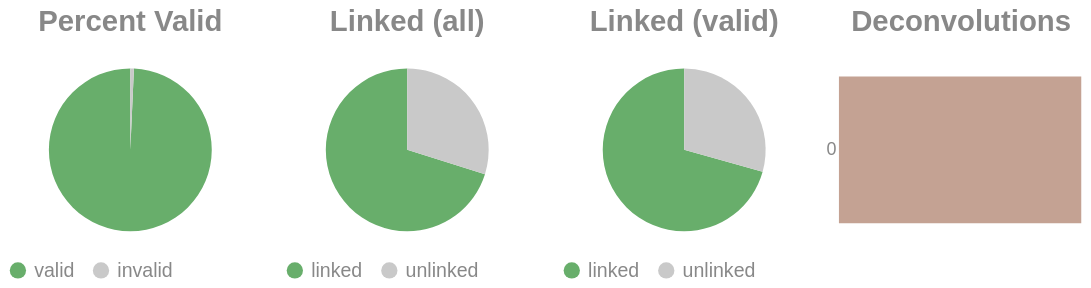

The notebook cell this image was saved under:
### Code cell
if SKIPLR:
    pass
else:
    clash = Counter()
    for i in valids['molecule'].to_list():
        _mol = i.split("-")
        if len(_mol) == 1:
            clash.update('0')
        else:
            clash.update(_mol[-1])

    _d = {"deconvolutions": [], 'count': []}
    for k,v in clash.items():
        _d['deconvolutions'].append(k)
        _d['count'].append(v)

    tot_valid = valids['reads'].sum()
    mask = valids['reads'] >= 2
    n_linked_reads = valids.filter(mask)['reads'].sum()
    if n_linked_reads == 0:
        print_html("No linked molecules (>=2 reads) were detected; skipping linked-only distributions.")
        SKIPLR = True
    else:
        perc_valid = round(tot_valid / n_reads, 4)
        linked_perc_abs = round(n_linked_reads / n_reads, 4)
        linked_perc = round(n_linked_reads / tot_valid, 4)

    _valid = pl.DataFrame({"valids": ['valid', 'invalid'], "count": [tot_valid, n_reads - tot_valid]})
    _linked_abs = pl.DataFrame({"linked (absolute)": ['linked', 'unlinked'], "count": [n_linked_reads, n_reads - n_linked_reads]})
    _linked_rel = pl.DataFrame({"linked (valids)": ['linked', 'unlinked'], "count": [n_linked_reads, tot_valid - n_linked_reads]})

    (
        alt.hconcat(
            piechart(_valid, goodval = 'valid', title = "Percent Valid"),
            piechart(_linked_abs, goodval = "linked", title =  "Linked (all)"),
            piechart(_linked_rel, goodval = "linked", title =  "Linked (valid)"),
            convolutionbar(pl.DataFrame(_d), title = "Deconvolutions"),
            center = True,
            bounds = 'flush'
        )
        .resolve_scale(color='independent')
        .resolve_legend('independent')
        .properties(usermeta={'embedOptions': {"actions": False}})
    ).display()

### Figure 1 — Vega-Lite specification as saved in the notebook (floating-point values rounded to 4 significant figures)
{"width": "container", "height": 400, "config": {"title": {"anchor": "start", "dy": -15, "fontSize": 18, "color": "#888888", "subtitleColor": "#888888", "subtitleFontSize": 14}, "arc": {"fill": "#0072B2"}, "axis": {"domainColor": "#888888", "domainWidth": 0.5, "gridWidth": 0.2, "grid": false, "titleFontWeight": 400, "titleFontSize": 15, "labelFontSize": 11, "labelColor": "#888888", "tickColor": "#888888", "tickWidth": 0.2, "titleColor": "#888888"}, "axisBand": {"grid": false}, "axisX": {"grid": true, "tickSize": 10, "domainCap": "round"}, "axisY": {"domain": false, "grid": true, "tickSize": 0, "domainCap": "round"}, "background": "transparent", "header": {"labelFontSize": 15, "labelColor": "#888888", "titleFontSize": 15, "titleFontWeight": 600, "titleColor": "#888888"}, "legend": {"labelFont": "sans-serif", "labelFontSize": 12, "labelColor": "#888888", "symbolSize": 100, "symbolType": "circle", "titleFontSize": 12, "titlePadding": 10, "titleColor": "#888888", "title": null}, "range": {"category": ["#E69F00", "#56B4E9", "#009E73", "#F0E442", "#0072B2", "#D55E00", "#CC79A7", "#000000"], "diverging": ["#cfe8f3", "#a2d4ec", "#73bfe2", "#46abdb", "#1696d2", "#12719e"]}, "area": {"fill": "#0072B2", "fillOpacity": 0.7, "line": true, "strokeOpacity": 0.7}, "line": {"color": "#0072B2", "stroke": "#0072B2", "strokeWidth": 2}, "trail": {"color": "#0072B2", "stroke": "#0072B2", "strokeWidth": 0, "size": 1}, "point": {"filled": true, "fillOpacity": 1.0, "size": 95}, "text": {"color": "#888888", "fontSize": 11, "align": "right", "fontWeight": 400, "size": 11}, "bar": {"fill": "#0072B2", "stroke": null}, "view": {"stroke": null, "continuousWidth": 660, "continuousHeight": 400}}, "hconcat": [{"data": {"name": "data-f2bbb629247730631a40ccea046a82a4"}, "mark": {"type": "arc"}, "encoding": {"color": {"field": "valids", "legend": {"orient": "bottom", "title": null}, "scale": {"domain": ["valid", "invalid"], "range": ["#68ae6b", "#C9C9C9"]}, "title": "Valids", "type": "nominal"}, "theta": {"field": "count", "type": "quantitative"}, "tooltip": [{"field": "valids", "title": "Valids", "type": "ordinal"}, {"field": "percent", "format": ".2%", "title": "Percent", "type": "quantitative"}, {"field": "count", "title": "Count", "type": "quantitative"}]}, "height": 100, "title": {"text": "Percent Valid", "align": "center", "anchor": "middle"}, "transform": [{"calculate": "datum.count / 11286701", "as": "percent"}], "width": 150}, {"data": {"name": "data-71dcbd5b70d358c6c2bfaa20ed9c2a47"}, "mark": {"type": "arc"}, "encoding": {"color": {"field": "linked (absolute)", "legend": {"orient": "bottom", "title": null}, "scale": {"domain": ["linked", "unlinked"], "range": ["#68ae6b", "#C9C9C9"]}, "title": "Linked (Absolute)", "type": "nominal"}, "theta": {"field": "count", "type": "quantitative"}, "tooltip": [{"field": "linked (absolute)", "title": "Linked (Absolute)", "type": "ordinal"}, {"field": "percent", "format": ".2%", "title": "Percent", "type": "quantitative"}, {"field": "count", "title": "Count", "type": "quantitative"}]}, "height": 100, "title": {"text": "Linked (all)", "align": "center", "anchor": "middle"}, "transform": [{"calculate": "datum.count / 11286701", "as": "percent"}], "width": 150}, {"data": {"name": "data-eb718d5bc52b32d3acb1dcee2f1e7f5e"}, "mark": {"type": "arc"}, "encoding": {"color": {"field": "linked (valids)", "legend": {"orient": "bottom", "title": null}, "scale": {"domain": ["linked", "unlinked"], "range": ["#68ae6b", "#C9C9C9"]}, "title": "Linked (Valids)", "type": "nominal"}, "theta": {"field": "count", "type": "quantitative"}, "tooltip": [{"field": "linked (valids)", "title": "Linked (Valids)", "type": "ordinal"}, {"field": "percent", "format": ".2%", "title": "Percent", "type": "quantitative"}, {"field": "count", "title": "Count", "type": "quantitative"}]}, "height": 100, "title": {"text": "Linked (valid)", "align": "center", "anchor": "middle"}, "transform": [{"calculate": "datum.count / 11206839", "as": "percent"}], "width": 150}, {"data": {"name": "data-eab92bae8dc138eb2c043669c2126ec5"}, "mark": {"type": "bar"}, "encoding": {"color": {"field": "deconvolutions", "legend": null, "scale": {"scheme": "lightgreyred"}, "type": "nominal"}, "tooltip": [{"field": "deconvolutions", "title": "Deconvolutions", "type": "ordinal"}, {"field": "percent", "format": ".2%", "title": "Percent", "type": "quantitative"}, {"field": "count", "title": "Count", "type": "quantitative"}], "x": {"axis": null, "field": "count", "type": "quantitative"}, "y": {"field": "deconvolutions", "sort": "ascending", "title": null, "type": "nominal"}}, "height": 100, "title": {"text": "Deconvolutions", "align": "center", "anchor": "middle"}, "transform": [{"calculate": "datum.count / 4958443", "as": "percent"}], "width": 150}], "bounds": "flush", "center": true, "resolve": {"legend": {"angle": "independent"}, "scale": {"color": "independent"}}, "usermeta": {"embedOptions": {"actions": false}}, "$schema": "https://vega.github.io/schema/vega-lite/v6.1.0.json", "datasets": {"data-f2bbb629247730631a40ccea046a82a4": [{"valids": "valid", "count": 11206839}, {"valids": "invalid", "count": 79862}], "data-71dcbd5b70d358c6c2bfaa20ed9c2a47": [{"linked (absolute)": "linked", "count": 7919933}, {"linked (absolute)": "unlinked", "count": 3366768}], "data-eb718d5bc52b32d3acb1dcee2f1e7f5e": [{"linked (valids)": "linked", "count": 7919933}, {"linked (valids)": "unlinked", "count": 3286906}], "data-eab92bae8dc138eb2c043669c2126ec5": [{"deconvolutions": "0", "count": 4958443}]}}
